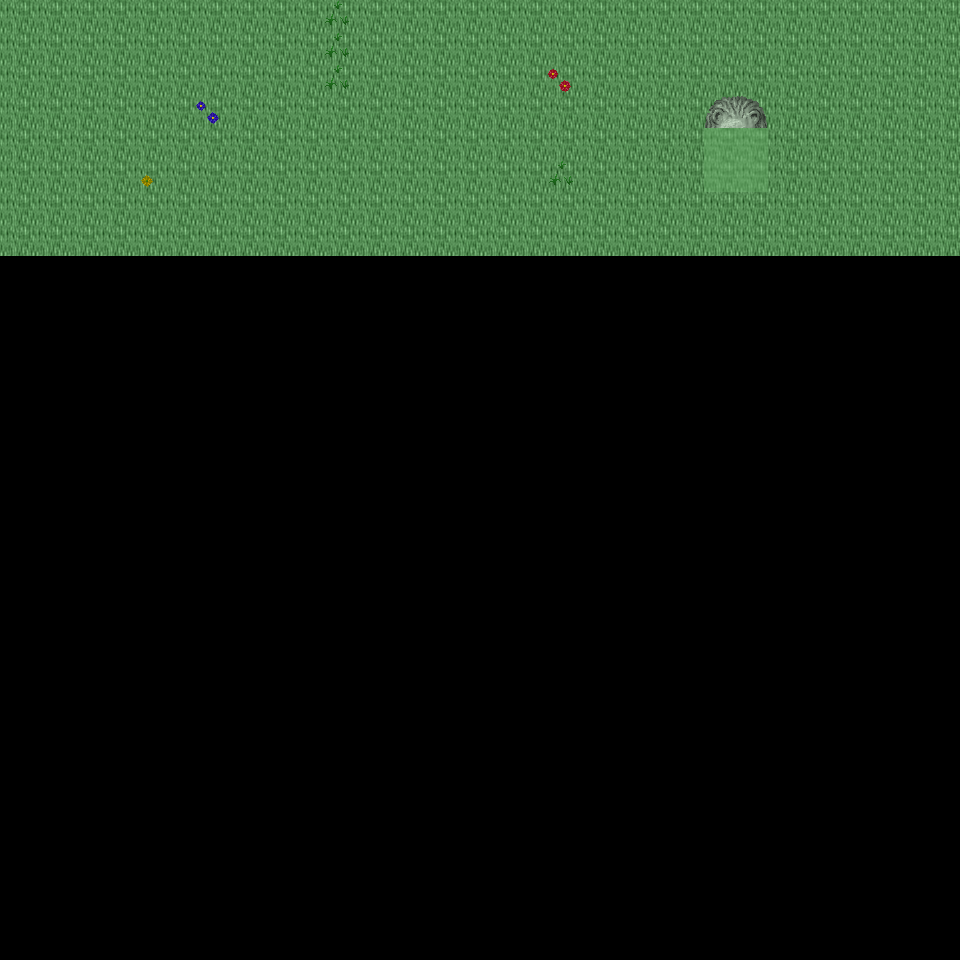

This game map was drawn from its Tiled (.tmx) file and the tilesets committed beside it. A one-line description and the trimmed map source follow:
An orthogonal 30x30 tile map with 32x32 px tiles, 6 tile layers (Ground, Object, Object2, Above, ...), 23 tilesets and 3 objects (3x mapExit).

<map version="1.0" orientation="orthogonal" renderorder="right-down" width="30" height="30" tilewidth="32" tileheight="32" nextobjectid="4">
  <tileset firstgid="1" name="tileset_ground_ground" tilewidth="32" tileheight="32" tilecount="33" columns="3">
    <image source="../drawable/tileset_ground_ground.png" width="96" height="352" />
  </tileset>
  <tileset firstgid="34" name="tileset_ground_water_pool" tilewidth="32" tileheight="32" tilecount="72" columns="3">
    <image source="../drawable/tileset_ground_water_pool.png" width="96" height="768" />
  </tileset>
  <tileset firstgid="106" name="tileset_ground_ridge_earth_dark" tilewidth="32" tileheight="32" tilecount="96" columns="12">
    <image source="../drawable/tileset_ground_ridge_earth_dark.png" width="384" height="256" />
  </tileset>
  <tileset firstgid="202" name="tileset_ground_ridge_earth_pale" tilewidth="32" tileheight="32" tilecount="96" columns="12">
    <image source="../drawable/tileset_ground_ridge_earth_pale.png" width="384" height="256" />
  </tileset>
  <tileset firstgid="298" name="tileset_ground_grass_edges" tilewidth="32" tileheight="32" tilecount="36" columns="12">
    <image source="../drawable/tileset_ground_grass_edges.png" width="384" height="96" />
  </tileset>
  <tileset firstgid="334" name="tileset_ground_grass_corners" tilewidth="32" tileheight="32" tilecount="24" columns="6">
    <image source="../drawable/tileset_ground_grass_corners.png" width="192" height="128" />
  </tileset>
  <tileset firstgid="358" name="tileset_ground_earth_edges" tilewidth="32" tileheight="32" tilecount="18" columns="6">
    <image source="../drawable/tileset_ground_earth_edges.png" width="192" height="96" />
  </tileset>
  <tileset firstgid="376" name="tileset_ground_rock_pebbles" tilewidth="32" tileheight="32" tilecount="3" columns="1">
    <image source="../drawable/tileset_ground_rock_pebbles.png" width="32" height="96" />
  </tileset>
  <tileset firstgid="379" name="tileset_ground_ladder_steps" tilewidth="32" tileheight="32" tilecount="6" columns="3">
    <image source="../drawable/tileset_ground_ladder_steps.png" width="96" height="64" />
  </tileset>
  <tileset firstgid="385" name="tileset_plant_grasses" tilewidth="32" tileheight="32" tilecount="6" columns="3">
    <image source="../drawable/tileset_plant_grasses.png" width="96" height="64" />
  </tileset>
  <tileset firstgid="391" name="tileset_plant_flower_daisy_red" tilewidth="32" tileheight="32" tilecount="8" columns="2">
    <image source="../drawable/tileset_plant_flower_daisy_red.png" width="64" height="128" />
  </tileset>
  <tileset firstgid="399" name="tileset_plant_flower_daisy_yellow" tilewidth="32" tileheight="32" tilecount="8" columns="2">
    <image source="../drawable/tileset_plant_flower_daisy_yellow.png" width="64" height="128" />
  </tileset>
  <tileset firstgid="407" name="tileset_plant_flower_daisy_blue" tilewidth="32" tileheight="32" tilecount="8" columns="2">
    <image source="../drawable/tileset_plant_flower_daisy_blue.png" width="64" height="128" />
  </tileset>
  <tileset firstgid="415" name="tileset_item_corpse_huge_animal" tilewidth="32" tileheight="32" tilecount="16" columns="2">
    <image source="../drawable/tileset_item_corpse_huge_animal.png" width="64" height="256" />
  </tileset>
  <tileset firstgid="431" name="tileset_item_pot_dark_barrel" tilewidth="32" tileheight="32" tilecount="2" columns="1">
    <image source="../drawable/tileset_item_pot_dark_barrel.png" width="32" height="64" />
  </tileset>
  <tileset firstgid="433" name="tileset_item_statue_green_stone" tilewidth="32" tileheight="32" tilecount="12" columns="4">
    <image source="../drawable/tileset_item_statue_green_stone.png" width="128" height="96" />
  </tileset>
  <tileset firstgid="445" name="tileset_logic_creature_orc" tilewidth="32" tileheight="32" tilecount="6" columns="6">
    <image source="../drawable/tileset_logic_creature_orc.png" width="192" height="32" />
  </tileset>
  <tileset firstgid="451" name="tileset_logic_creature_animal" tilewidth="32" tileheight="32" tilecount="32" columns="8">
    <image source="../drawable/tileset_logic_creature_animal.png" width="256" height="128" />
  </tileset>
  <tileset firstgid="483" name="tileset_logic_portal" tilewidth="32" tileheight="32" tilecount="24" columns="8">
    <image source="../drawable/tileset_logic_portal.png" width="256" height="96" />
  </tileset>
  <tileset firstgid="507" name="tileset_logic_collision" tilewidth="32" tileheight="32" tilecount="1" columns="1">
    <image source="../drawable/tileset_logic_collision.png" width="32" height="32" />
  </tileset>
  <tileset firstgid="508" name="tileset_plant_tree_spruce" tilewidth="32" tileheight="32" tilecount="6" columns="2">
    <image source="../drawable/tileset_plant_tree_spruce.png" width="64" height="96" />
  </tileset>
  <tileset firstgid="514" name="tileset_plant_tree_taller_trees" tilewidth="32" tileheight="32" tilecount="32" columns="8">
    <image source="../drawable/tileset_plant_tree_taller_trees.png" width="256" height="128" />
  </tileset>
  <tileset firstgid="546" name="tileset_plant_bush_bush_mult_colored" tilewidth="32" tileheight="32" tilecount="6" columns="3">
    <image source="../drawable/tileset_plant_bush_bush_mult_colored.png" width="96" height="64" />
  </tileset>
  <layer name="Ground" width="30" height="30">
    <data>[900 cells, 240 non-empty, 1 distinct tile ids]</data>
  </layer>
  <layer name="Object" width="30" height="30">
    <data>[900 cells, 0 non-empty, 0 distinct tile ids]</data>
  </layer>
  <layer name="Object2" width="30" height="30">
    <data>[900 cells, 9 non-empty, 6 distinct tile ids]</data>
  </layer>
  <layer name="Above" width="30" height="30">
    <data>[900 cells, 4 non-empty, 4 distinct tile ids]</data>
  </layer>
  <layer name="Above2" width="30" height="30">
    <data>[900 cells, 0 non-empty, 0 distinct tile ids]</data>
  </layer>
  <layer name="Walkable" width="30" height="30">
    <data>[900 cells, 4 non-empty, 1 distinct tile ids]</data>
  </layer>
  <objectgroup name="MapEvents">
    <object id="1" name="north" type="mapExit" x="0" y="0" width="960" height="32">
      <properties>
        <property name="map" value="level_0_x71_y79" />
        <property name="x" value="0" />
        <property name="y" value="28" />
      </properties>
    </object>
    <object id="2" name="west" type="mapExit" x="0" y="0" width="32" height="960">
      <properties>
        <property name="map" value="level_0_x70_y80" />
        <property name="x" value="28" />
        <property name="y" value="0" />
      </properties>
    </object>
    <object id="3" name="east" type="mapExit" x="928" y="0" width="32" height="960">
      <properties>
        <property name="map" value="level_0_x72_y80" />
        <property name="x" value="1" />
        <property name="y" value="0" />
      </properties>
    </object>
  </objectgroup>
</map>
